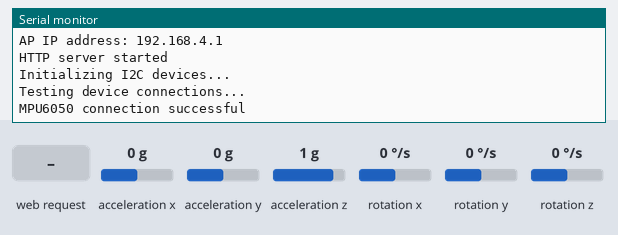
A sketch run on a simulated ESP8266 (NodeMCU). Shown: the last lines printed to the serial monitor. Inputs (shaded band) come from the test bench; at power-on: acceleration x 0 g, acceleration y 0 g, acceleration z 1 g, rotation x 0 °/s, rotation y 0 °/s, rotation z 0 °/s.

Above: at 1.2 s.
1.3 s: HTTP request GET /start received
At 2.5 s:
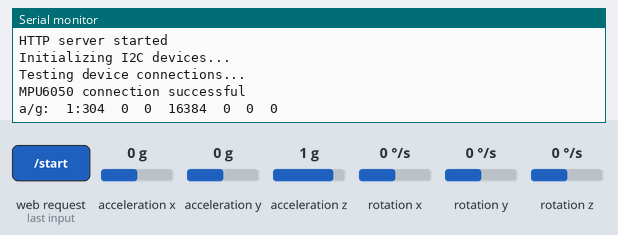
2.8 s: HTTP request GET /readImu received
At 3.7 s:
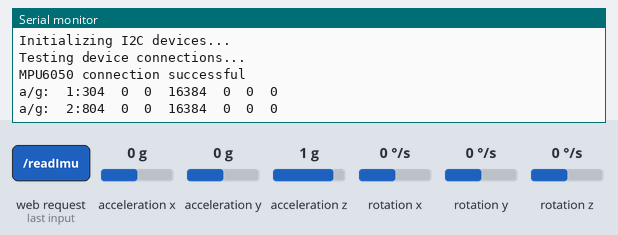

Measured:
- after the input at 1.3 s, the serial monitor: prints a new line at once (image 1)
- after the input at 2.8 s, the serial monitor: prints a new line at once (image 2)

The sketch:

WifiServer.ino
```cpp
// I2Cdev and MPU6050 must be installed as libraries, or else the .cpp/.h files
// for both classes must be in the include path of your project
#include "I2Cdev.h"
#include "MPU6050.h"

// Arduino Wire library is required if I2Cdev I2CDEV_ARDUINO_WIRE implementation
// is used in I2Cdev.h
#if I2CDEV_IMPLEMENTATION == I2CDEV_ARDUINO_WIRE
    #include "Wire.h"
#endif


/* Create a WiFi access point and provide a web server on it. */
#include <ESP8266WiFi.h>
#include <WiFiClient.h>
#include <ESP8266WebServer.h>

//////////////////////
// WiFi Definitions //
//////////////////////
const char WiFiSSID[] = "CATHY";
const char WiFiAPPSK[] = "mysecret";
ESP8266WebServer server(80);
String AP_NameString;

// IMU
// class default I2C address is 0x68, // specific I2C addresses may be passed as a parameter here
// AD0 low = 0x68 (default for InvenSense evaluation board)
// AD0 high = 0x69   //MPU6050 accelgyro(0x69); // <-- use for AD0 high
MPU6050 imu;
int16_t ax, ay, az;
int16_t gx, gy, gz;

// uncomment "OUTPUT_READABLE_ACCELGYRO" if you want to see a tab-separated
// list of the accel X/Y/Z and then gyro X/Y/Z values in decimal. Easy to read,
// not so easy to parse, and slow(er) over UART.
#define OUTPUT_READABLE_ACCELGYRO
int imuSdaPin=D3;
int imuSclPin=D5;

void setup()
{
  Serial.begin(115200);
  //Setup Wifi AP
  setupWiFi();
  server.on("/", handleRoot);
  server.on("/start", handleStart);
  server.on("/readImu", handleReadImu);
  server.begin();
  Serial.println("HTTP server started");

  setupImu();
  //Start Webserver
  //server.begin();
}


void loop() {
// Check if a client has connected
  server.handleClient();
}

//----------------------------------------

void setupImu()
{
  Wire.begin(imuSdaPin,imuSclPin);

   // initialize device
   Serial.println("Initializing I2C devices...");
   imu.initialize();
   // verify connection
   Serial.println("Testing device connections...");
   Serial.println(imu.testConnection() ? "MPU6050 connection successful" : "MPU6050 connection failed");


}

String readImu()
{
  String result;
  // read raw accel/gyro measurements from device
  imu.getMotion6(&ax, &ay, &az, &gx, &gy, &gz);
    // these methods (and a few others) are also available
    //imu.getAcceleration(&ax, &ay, &az);
    //imu.getRotation(&gx, &gy, &gz);

  // display tab-separated accel/gyro x/y/z values
  result = "a/g:\t";
  result += (millis()/1000);
  result += ":";
  result += (millis()%1000);
  result += "\t";
  result += (ax);
  result += "\t";
  result += (ay);
  result += "\t";
  result += (az);
  result += "\t";
  result += (gx);
  result += "\t";
  result += (gy);
  result += "\t";
  result += (gz);
  Serial.println(result);
  return result;
}

void setupWiFi()
{
  WiFi.mode(WIFI_AP);

  // Do a little work to get a unique-ish name. Append the
  // last two bytes of the MAC (HEX'd) to "Thing-":
  uint8_t mac[WL_MAC_ADDR_LENGTH];
  WiFi.softAPmacAddress(mac);
  String macID = String(mac[WL_MAC_ADDR_LENGTH - 2], HEX) +
                 String(mac[WL_MAC_ADDR_LENGTH - 1], HEX);
  macID.toUpperCase();
  AP_NameString = WiFiSSID + macID;

  Serial.println("Configuring access point "+AP_NameString);
  char APchar[AP_NameString.length()+1];
  AP_NameString.toCharArray(APchar, AP_NameString.length());

  WiFi.softAP(APchar, WiFiAPPSK);
  IPAddress myIP = WiFi.softAPIP();
  Serial.print("AP IP address: ");
  Serial.println(myIP);
}


/* Go to http://192.168.4.1 in a web browser connected to this access point to see it.
 * Webserver handling.
 */
const String MIME_HTML = "text/html";
const String MIME_TEXT = "text/plain";
void handleRoot() {
  server.send(200, MIME_HTML,
    "<b>You are connected to "+AP_NameString+"</b>"+
    "<p><a href='/start'>Start IMU</a></p>");
}

void handleStart() {
    String reply = "<script language='Javascript'> \r\n";
    reply += "var stopLoop = true; var timeoutId=0; \r\n";
    reply += "function callReadImu() { alert('In callReadImu...'); \r\n";
    reply += "  var xhttp = new XMLHttpRequest(); \r\n";
    reply += "  http.onreadystatechange = function() \r\n";
    reply += "  { if (this.readyState == 4 && this.status == 200) \r\n";
    reply += "    {   var result = this.responseText; \r\n";
    reply += "        var current = document.getElementById('data').innerHTML; \r\n";
    reply += "        document.getElementById('data').innerHTML = '<pre>' + result + '</pre>' + current; } \r\n";
    reply += "  }; \r\n";
    reply += "  xhttp.open('GET', '/readImu', true); \r\n";
    reply += "  xhttp.send(); \r\n";
    reply += "} \r\n";
    reply += "function callStart() { \r\n";
    reply += "  stopLoop = false; \r\n";
    reply += "  while(!stopLoop) { timeoutId = window.setTimeout(callReadImu, 1000); } \r\n";
    reply += "} \r\n";
    reply += "function callStop() { stopLoop = true; window.clearTimeout(timeoutId); } \r\n";
    reply += "window.onload=callStart;  \r\n";
    reply += "</script> \r\n";
    reply += "<body><b>You are connected to "+AP_NameString+"</b> \r\n"
    + "<p><a href='javascript:callStart()'>Start IMU</a> \r\n"
    + "<p><a href='javascript:callStop()'>Stop IMU</a> \r\n"
    + "<div name='data' id=\"data\"></div></body> \r\n";

  server.send(200, MIME_HTML, reply);
  readImu();
}

void handleReadImu()
{
  String reading = readImu();
  server.send(200, MIME_TEXT, reading);
}
```
